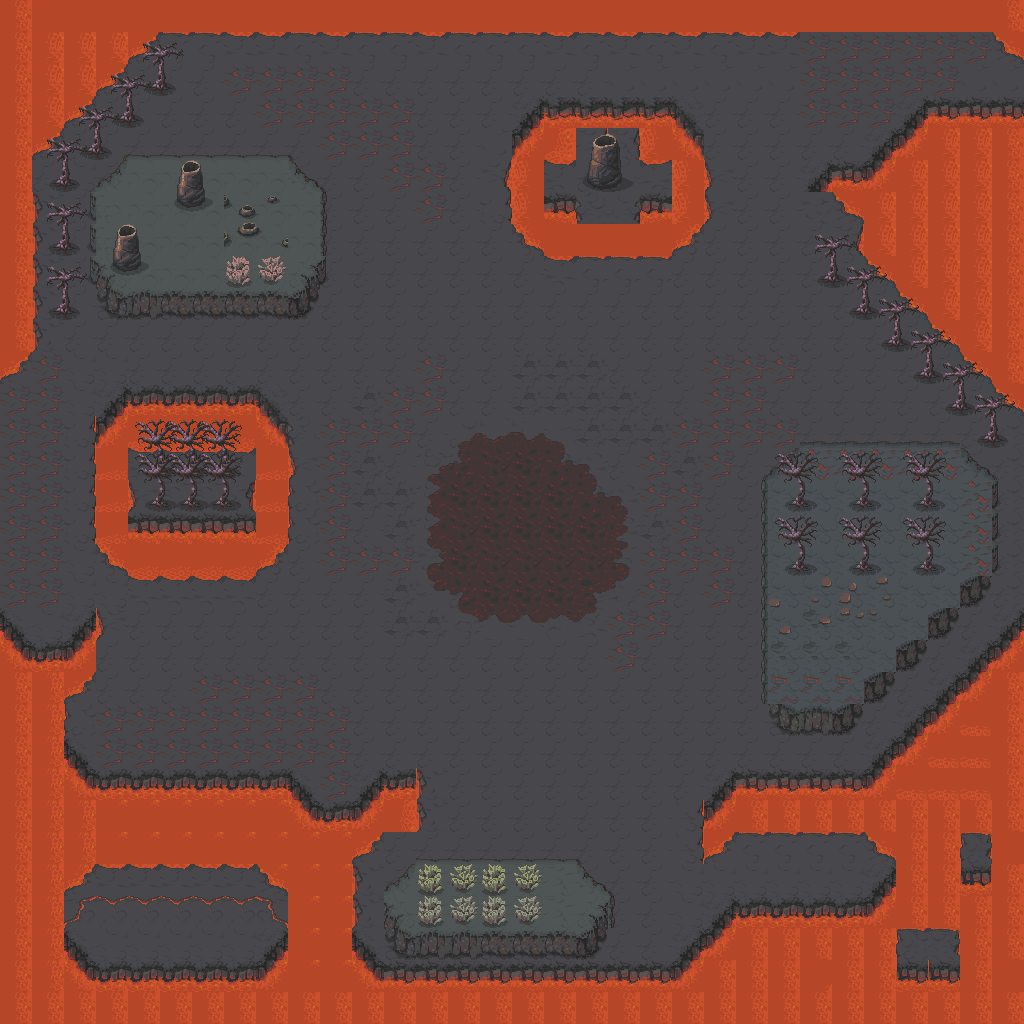

This is a level from a 2D game, rendered from its Tiled map with the project's own tilesets. A one-line summary and the map file follow, with tile-layer data summarised:
An orthogonal 32x32 tile map with 32x32 px tiles, 4 tile layers (lava, ground, detail and terrain, props), 2 tilesets.

<map version="1.10" tiledversion="1.10.1" orientation="orthogonal" renderorder="right-down" width="32" height="32" tilewidth="32" tileheight="32" infinite="0" nextlayerid="5" nextobjectid="1">
 <tileset firstgid="1" source="mainlevbuild.tsx" />
 <tileset firstgid="1761" source="decorative_props.tsx" />
 <layer id="1" name="lava" width="32" height="32">
  <data>[1024 cells, 1024 non-empty, 15 distinct tile ids]</data>
 </layer>
 <layer id="2" name="ground" width="32" height="32">
  <data>[1024 cells, 275 non-empty, 33 distinct tile ids]</data>
 </layer>
 <layer id="3" name="detail and terrain" width="32" height="32">
  <data>[1024 cells, 413 non-empty, 98 distinct tile ids]</data>
 </layer>
 <layer id="4" name="props" width="32" height="32">
  <data>[1024 cells, 32 non-empty, 8 distinct tile ids]</data>
 </layer>
</map>
